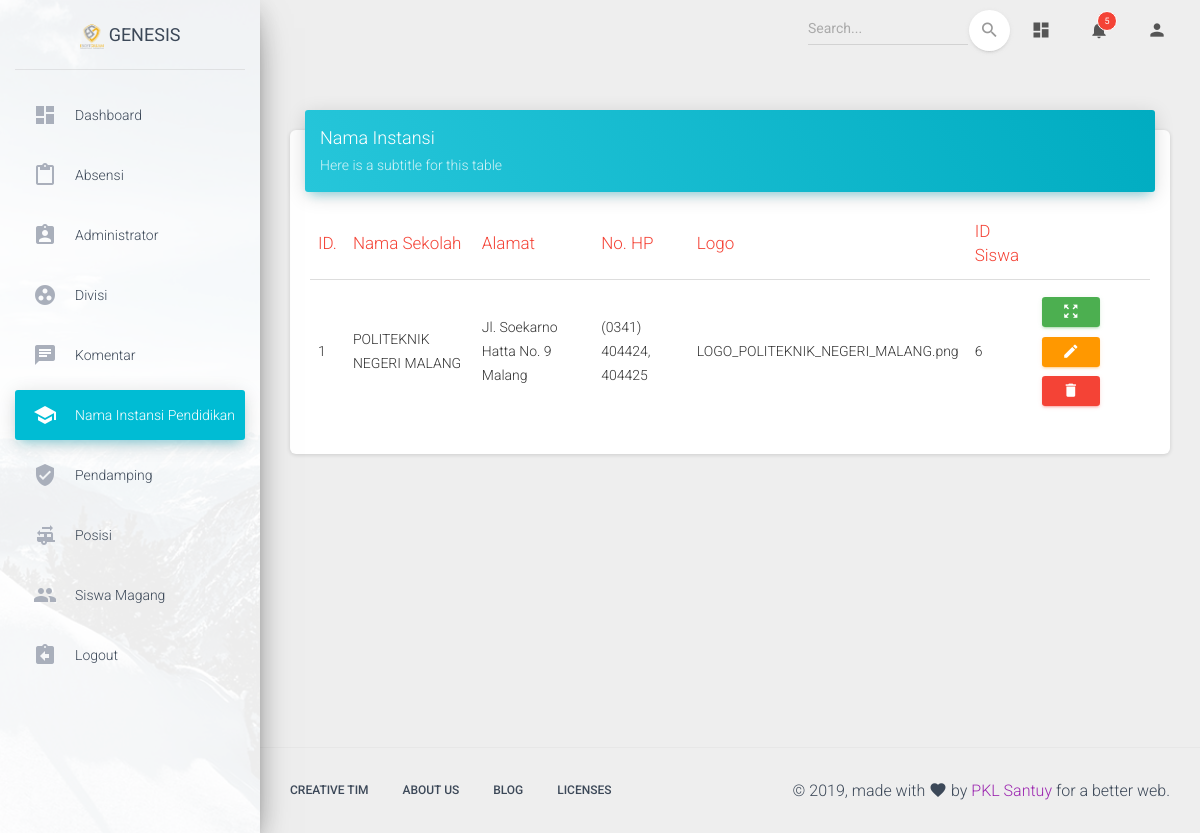
The page /index.php/Admin/NamaInstansi (signed in) on the database its author committed.
### tables this page shows
CREATE TABLE `nama_instansi` (
  `id_instansi` int(11) NOT NULL,
  `nama_instansi` varchar(55) NOT NULL,
  `alamat` varchar(100) NOT NULL,
  `no_hp` varchar(45) NOT NULL,
  `gambar` varchar(100) NOT NULL,
  `fk_id_siswa` int(11) NOT NULL
);

### application/controllers/Admin/NamaInstansi.php (called while the page is built, shortened)
<?php
class NamaInstansi extends CI_Controller {
	public function __construct()
	{
		$this->load->library('form_validation');
		$this->load->model('NamaInstansiModel');
	}
	public function index()
	{
		$data['data'] = $this->NamaInstansiModel->get();
		$this->load->view('admin/nama_instansi/template/header');
		$this->load->view('admin/nama_instansi/index',$data);
		$this->load->view('admin/nama_instansi/template/footer');
	}
}

### index.php (called while the page is built, shortened)
<?php
require_once BASEPATH.'core/CodeIgniter.php';

### application/models/NamaInstansiModel.php (called while the page is built, shortened)
<?php
class NamaInstansiModel extends CI_Model {
	public function get()
	{
		$this->db->select("nama_instansi.*");
		$this->db->order_by('id_instansi','desc');
		return $this->db->get('nama_instansi')->result();
	}
}

### application/views/admin/nama_instansi/index.php (the view)
<?php $c_name = "NamaInstansi" ?>
      <div class="content">
        <div class="container-fluid">
          <div class="row">
          <div class="col-md-12">
              <div class="card">
                <div class="card-header card-header-info">
                  <div class="row">
                    <div class="col-md-10">
                  <h4 class="card-title ">Nama Instansi</h4>
                  <p class="card-category"> Here is a subtitle for this table</p>
                  </div>
                </div>
              </div>
                <div class="card-body">
                  <div class="table-responsive">
                    <table class="table">
                    <thead class=" text-danger">
                      <th>ID.</th>
                      <th>Nama Sekolah</th>
                      <th>Alamat</th>
                      <th>No. HP</th>
                      <th>Logo</th>
                      <th>ID Siswa</th>
                      <th></th>
                    </thead>
                    <tbody>
                      <?php foreach ($data as $key => $value): ?>
                        <tr>
                          <td><?php echo ++$key; ?></td>
                          <td><?php echo $value->nama_instansi ?></td>
                          <td><?php echo $value->alamat ?></td>
                          <td><?php echo $value->no_hp ?></td>
                          <td><?php echo $value->gambar ?></td>
                            <td><?php echo $value->fk_id_siswa ?></td>
                          <td>
                            <a class="btn btn-sm btn-success" href="#" rel="tooltip" title="Detail"><i class="material-icons">zoom_out_map</i></a>
                            <a class="btn btn-sm btn-warning" href="<?php echo site_url("Admin/".$c_name."/update/".$value->id_instansi) ?>"  rel="tooltip" title="Edit"><i class="material-icons">edit</i></a>
                            <a href="<?php echo site_url("Admin/".$c_name."/delete/".$value->id_instansi) ?>" onclick="return confirm('Apakah anda yakin?')" class="btn btn-sm btn-danger"  rel="tooltip" title="Hapus"><i class="material-icons">delete</i></a>
                          </td>
                        </tr>
                        <?php endforeach ?>
                    </tbody>
                  </table>
                  </div>
                </div>
              </div>
            </div>
          </div>
        </div>
      </div>

### rows shown on the page
nama_instansi: nama_instansi "POLITEKNIK NEGERI MALANG", alamat "Jl. Soekarno Hatta No. 9 Malang", no_hp "(0341) 404424, 404425", gambar "LOGO_POLITEKNIK_NEGERI_MALANG.png", fk_id_siswa "6"
